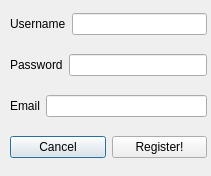
<?xml version="1.0" encoding="UTF-8"?>
<ui version="4.0">
 <class>RegisterWindow</class>
 <widget class="QDialog" name="RegisterWindow">
  <property name="geometry">
   <rect>
    <x>0</x>
    <y>0</y>
    <width>211</width>
    <height>176</height>
   </rect>
  </property>
  <property name="windowTitle">
   <string>Dialog</string>
  </property>
  <widget class="QWidget" name="layoutWidget">
   <property name="geometry">
    <rect>
     <x>10</x>
     <y>0</y>
     <width>197</width>
     <height>171</height>
    </rect>
   </property>
   <layout class="QVBoxLayout" name="verticalLayout">
    <item>
     <layout class="QHBoxLayout" name="horizontalLayout">
      <item>
       <widget class="QLabel" name="label">
        <property name="text">
         <string>Username</string>
        </property>
       </widget>
      </item>
      <item>
       <widget class="QLineEdit" name="lineEdit">
        <property name="maxLength">
         <number>64</number>
        </property>
       </widget>
      </item>
     </layout>
    </item>
    <item>
     <layout class="QHBoxLayout" name="horizontalLayout_2">
      <item>
       <widget class="QLabel" name="label_2">
        <property name="text">
         <string>Password</string>
        </property>
       </widget>
      </item>
      <item>
       <widget class="QLineEdit" name="lineEdit_2">
        <property name="echoMode">
         <enum>QLineEdit::Password</enum>
        </property>
       </widget>
      </item>
     </layout>
    </item>
    <item>
     <layout class="QHBoxLayout" name="horizontalLayout_3">
      <item>
       <widget class="QLabel" name="label_3">
        <property name="text">
         <string>Email</string>
        </property>
       </widget>
      </item>
      <item>
       <widget class="QLineEdit" name="lineEdit_3">
        <property name="maxLength">
         <number>64</number>
        </property>
       </widget>
      </item>
     </layout>
    </item>
    <item>
     <layout class="QHBoxLayout" name="horizontalLayout_5">
      <item>
       <widget class="QPushButton" name="pushButton_2">
        <property name="text">
         <string>Cancel</string>
        </property>
       </widget>
      </item>
      <item>
       <widget class="QPushButton" name="pushButton">
        <property name="text">
         <string>Register!</string>
        </property>
       </widget>
      </item>
     </layout>
    </item>
   </layout>
  </widget>
 </widget>
 <resources/>
 <connections/>
</ui>
